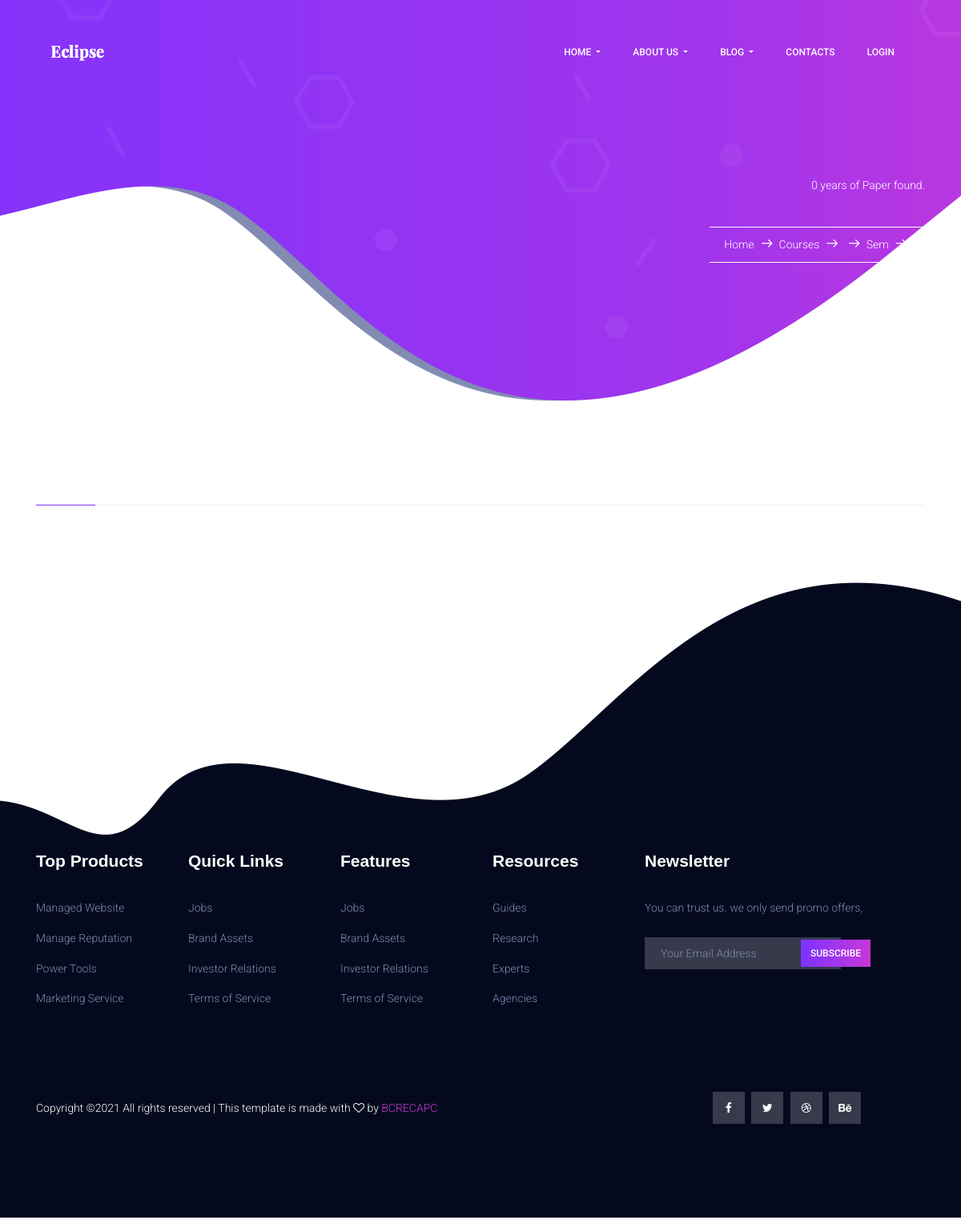
The app's page /courses/bca/2/BCAN-203/, older data.
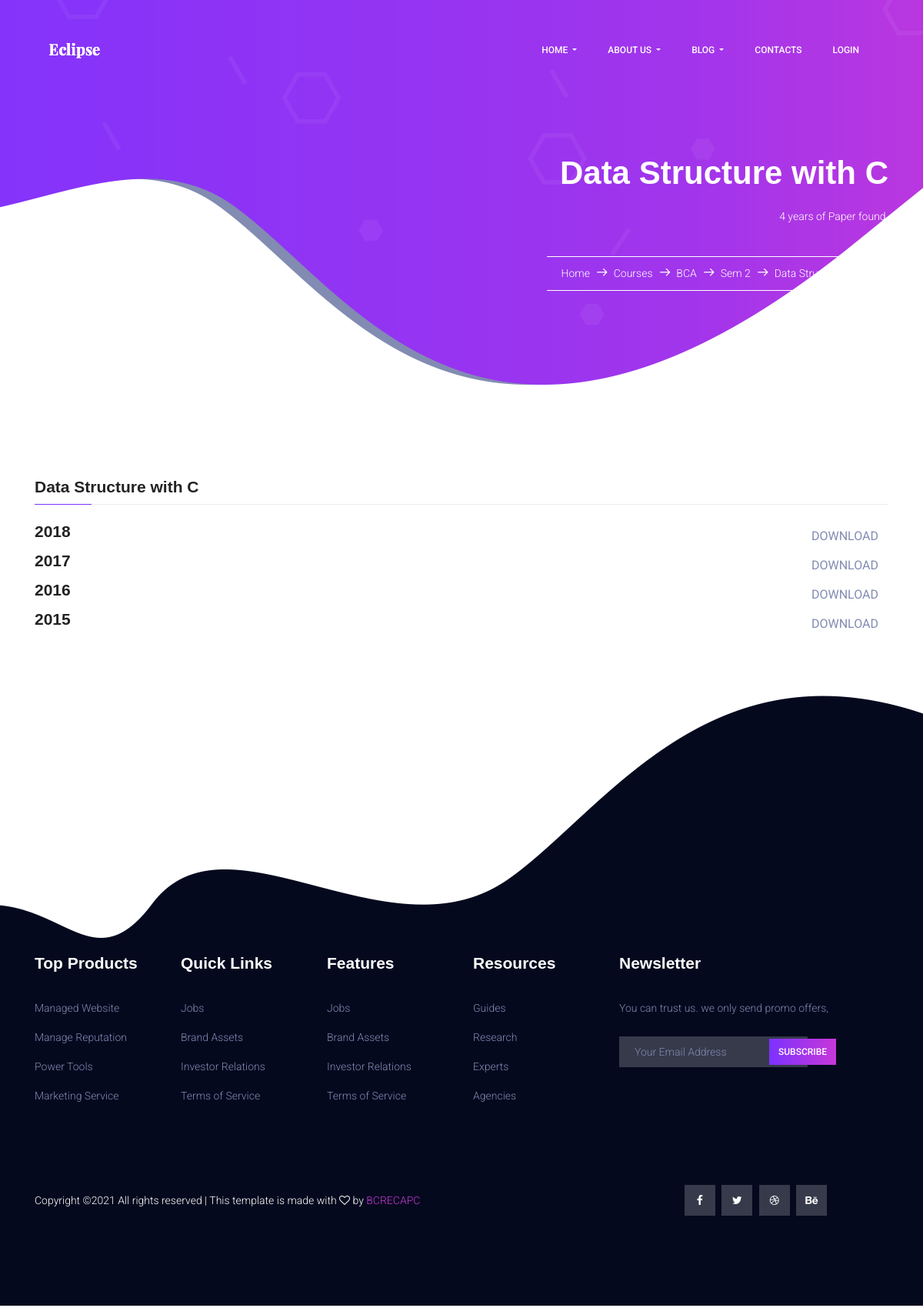
The same page, newer data.
### courses/models.py (models this page shows, shortened)
class Year(models.Model):
    year = models.IntegerField(default=0)
    paper_name = models.ForeignKey(Paper, null=True, on_delete=models.CASCADE)
    course = models.ForeignKey(Course, null=True, on_delete=models.CASCADE)
    upload_paper = models.FileField(upload_to='papers', default="")

class Paper(models.Model):
    paper_name = models.CharField(max_length=100)
    paper_code = models.CharField(max_length=100, null=True)
    semester = models.IntegerField()
    course = models.ForeignKey(Course, null=True, on_delete=models.CASCADE)
    def __str__(self):
        return self.paper_name

class Course(models.Model):
    slug = models.CharField(max_length=50, default="", primary_key=True)
    title = models.CharField(max_length=50, default="")
    about_course = models.TextField(default="")
    image = models.ImageField(upload_to="courses/images", default="")
    description = models.CharField(max_length=100, default="")
    yearsOfCourse = models.IntegerField(default=3)
    pdfs = models.FileField(upload_to="pdfs", default="")

### courses/views.py (the view)
# urls.py: path('<str:slug>/<int:semester>/<str:paperCode>/', views.display_papers),
def display_papers(request, slug, semester, paperCode):
    paper_name = Paper.objects.filter(
        course=slug, semester=semester, paper_code=paperCode).first()
    avaliableYears = Year.objects.filter(
        paper_name=paper_name, course=slug).all()
    user = User.objects.filter(username=request.user).first()
    return render(request, 'courses/displayyear.html', {
        'papers': avaliableYears, 'profile': UserProfileInfo.objects.filter(user=user).first() if user else {}
    })

### templates/courses/displayyear.html (shortened to what this page needs)
{% extends "basic.html" %}
{% block banner %}
<section class="banner-area">
    <div class="container">
        <div class="row justify-content-center align-items-center">
            <div class="col-lg-12 banner-right">
                <h1 class="text-white">
                    {{papers.0.paper_name }}
                </h1>
                <p class="mx-auto text-white  mt-20 mb-40">
                    {{ papers|length }} years of Paper found.
                </p>
                <div class="link-nav">
                    <span class="box">
                        <a href="/">Home </a>
                        <i class="lnr lnr-arrow-right"></i>
                        <a href="/courses">Courses </a>
                        <i class="lnr lnr-arrow-right"></i>
                        <a href="/courses/{{papers.0.course.slug}}">{{ papers.0.course.title }}</a>
                        <i class="lnr lnr-arrow-right"></i>
                        <a href="/courses/{{papers.0.course.slug}}/{{ papers.0.paper_name.semester }}">Sem
                            {{ papers.0.paper_name.semester }}</a>
                        <i class="lnr lnr-arrow-right"></i>
                        <a href="">{{papers.0.paper_name }}</a>
                    </span>
                </div>
            </div>
        </div>
    </div>
</section>
{% endblock banner %}
{% block body %}
<section class="course-details-area section-gap">
    <div class="container">
        <h4 class="title">{{papers.0.paper_name }}</h4>
        <div class="content">
            <ul class="course-list">
                {% for year in papers %}
                <li class="justify-content-between d-flex">
                    <a href="#">
                        <h4>{{ year.year }}</h4>
                    </a>
                    {% if not user.is_authenticated %}
                    <a class="btn text-uppercase" data-bs-toggle="modal" data-bs-target="#exampleModal">Download</a>
                    {% else %}
                    <a class="btn text-uppercase" href="/media/{{year.upload_paper}}" target="_blank">Download</a>
                    {% endif %}
                </li>
                {% endfor %}
            </ul>
        </div>
</section>
{% endblock body %}

### templates/basic.html (shortened to what this page needs)
{% load widget_tweaks %}
<!DOCTYPE html>
<html lang="zxx" class="no-js">
<head>
  <link href="https://cdn.jsdelivr.net/npm/bootstrap@5.0.0-beta3/dist/css/bootstrap.min.css" rel="stylesheet">
  <link rel="stylesheet" href="/static/css/linearicons.css" />
  <link rel="stylesheet" href="/static/css/font-awesome.min.css" />
  <link rel="stylesheet" href="/static/css/bootstrap.css" />
  <link rel="stylesheet" href="/static/css/magnific-popup.css" />
  <link rel="stylesheet" href="/static/css/owl.carousel.css" />
  <link rel="stylesheet" href="/static/css/nice-select.css">
  <link rel="stylesheet" href="/static/css/hexagons.min.css" />
  <link rel="stylesheet" href="https://cdn.jsdelivr.net/themify-icons/0.1.2/css/themify-icons.css" />
  <link rel="stylesheet" href="/static/css/main.css" />
</head>
<body>
  <header class="default-header">
    <nav class="navbar navbar-expand-lg  navbar-light">
      <div class="container">
        <a class="navbar-brand" href="/">
          <img src="/static/img/logo.png" alt="" />
        </a>
        <div class="collapse navbar-collapse justify-content-end align-items-center" id="navbarSupportedContent">
          <ul class="navbar-nav">
            <li class="dropdown">
              <a class="dropdown-toggle" href="#" data-toggle="dropdown">
                Home
              </a>
            </li>
            <li class="dropdown">
              <a class="dropdown-toggle" href="#" data-toggle="dropdown">
                About Us
              </a>
            </li>
            <li class="dropdown">
              <a class="dropdown-toggle" href="#" data-toggle="dropdown">
                Blog
              </a>
            </li>
            <li><a href="/contact">Contacts</a></li>
            {% if user.is_authenticated %}
            <li class="dropdown">
              <a class="dropdown-toggle" href="#" data-toggle="dropdown">
                Profile
              </a>
              <div class="dropdown-menu">
                {% if user.is_superuser %}
                  <a class="dropdown-item" href="/admin">Admin</a>
                {%endif%}
                <a class="dropdown-item" href="/profile">Profile</a>
                <a class="dropdown-item" href="/logout">Logout</a>
              </div>
            </li>
            {% else %}
              <li><a href="/login">Login</a></li>
            {% endif %}
          </ul>
        </div>
      </div>
    </nav>
  </header>
  {% block banner %} {% endblock banner %}
  {% block body %} {% endblock body %}
  <footer class="footer-area section-gap">
		<div class="container">
			<div class="row">
				<div class="col-lg-2 col-md-6 single-footer-widget">
					<h4>Top Products</h4>
					<ul>
						<li><a href="#">Managed Website</a></li>
						<li><a href="#">Manage Reputation</a></li>
						<li><a href="#">Power Tools</a></li>
						<li><a href="#">Marketing Service</a></li>
					</ul>
				</div>
				<div class="col-lg-2 col-md-6 single-footer-widget">
					<h4>Quick Links</h4>
					<ul>
						<li><a href="#">Jobs</a></li>
						<li><a href="#">Brand Assets</a></li>
						<li><a href="#">Investor Relations</a></li>
						<li><a href="#">Terms of Service</a></li>
					</ul>
				</div>
				<div class="col-lg-2 col-md-6 single-footer-widget">
					<h4>Features</h4>
					<ul>
						<li><a href="#">Jobs</a></li>
						<li><a href="#">Brand Assets</a></li>
						<li><a href="#">Investor Relations</a></li>
						<li><a href="#">Terms of Service</a></li>
					</ul>
				</div>
				<div class="col-lg-2 col-md-6 single-footer-widget">
					<h4>Resources</h4>
					<ul>
						<li><a href="#">Guides</a></li>
						<li><a href="#">Research</a></li>
						<li><a href="#">Experts</a></li>
						<li><a href="#">Agencies</a></li>
					</ul>
				</div>
				<div class="col-lg-4 col-md-6 single-footer-widget">
					<h4>Newsletter</h4>
					<p>You can trust us. we only send promo offers,</p>
					<div class="form-wrap" id="mc_embed_signup">
						<form target="_blank" action="https://spondonit.us12.list-manage.com/subscribe/post?u=1462626880ade1ac87bd9c93a&amp;id=92a4423d01"
						 method="get" class="form-inline">
							<input class="form-control" name="EMAIL" placeholder="Your Email Address" onfocus="this.placeholder = ''" onblur="this.placeholder = 'Your Email Address '"
							 required="" type="email">
							<button class="click-btn btn btn-default text-uppercase">subscribe</button>
						</form>
					</div>
				</div>
			</div>
			<div class="footer-bottom row align-items-center">
				<p class="footer-text m-0 col-lg-8 col-md-12">
Copyright &copy;<script>document.write(new Date().getFullYear());</script> All rights reserved | This template is made with <i class="fa fa-heart-o" aria-hidden="true"></i> by <a href="https://bcrecapc.ac.in" target="_blank">BCRECAPC</a>
</p>
				<div class="col-lg-4 col-md-12 footer-social">
					<a href="#"><i class="fa fa-facebook"></i></a>
					<a href="#"><i class="fa fa-twitter"></i></a>
					<a href="#"><i class="fa fa-dribbble"></i></a>
					<a href="#"><i class="fa fa-behance"></i></a>
				</div>
			</div>
		</div>
	</footer>
</body>
</html>

Row changes from the older to the newer data that the page shows:
added Year: paper_name.paper_name "Data Structure with C", course.title "BCA", paper_name.semester "2", year "2018"
added Year: year "2017"
added Year: year "2016"
added Year: year "2015"
Text that changed along with them:
{{ papers|length }}: "0" → "4"
